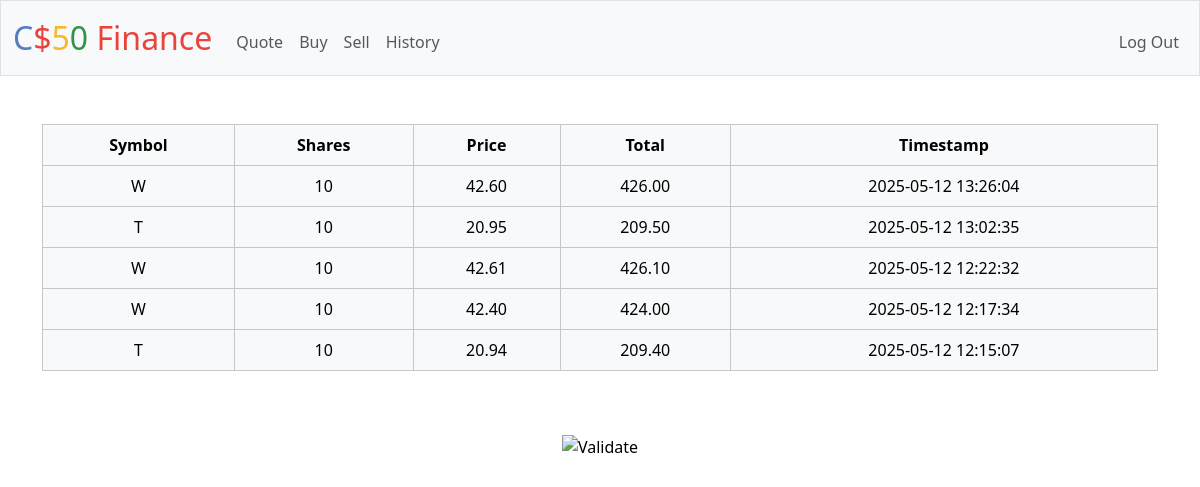
Screenshot of /history (signed in) with the database file from the repository.
### tables this page shows
CREATE TABLE transactions (id INTEGER PRIMARY KEY AUTOINCREMENT, user_id INTEGER NOT NULL, symbol TEXT NOT NULL, shares INTEGER NOT NULL,price NUMERIC NOT NULL, timestamp DATETIME DEFAULT CURRENT_TIMESTAMP, FOREIGN KEY (user_id) REFERENCES users(id));

### app.py (the view)
@app.route("/history")
@login_required
def history():
    history = db.execute(
        "SELECT * FROM transactions WHERE user_id = :user_id ORDER BY timestamp DESC", user_id=session["user_id"])
    return render_template("history.html", history=history)

### app.py (called while the page is built)
@app.after_request
def after_request(response):
    response.headers["Cache-Control"] = "no-cache, no-store, must-revalidate"
    response.headers["Expires"] = 0
    response.headers["Pragma"] = "no-cache"
    return response

### helpers.py (called while the page is built)
def login_required(f):
    @wraps(f)
    def decorated_function(*args, **kwargs):
        if session.get("user_id") is None:
            return redirect("/login")
        return f(*args, **kwargs)
    return decorated_function

### templates/history.html (shortened to what this page needs)
{% extends "layout.html" %}
{% block main %}
    <table class = "table table-bordered table-light">
        <thead>
            <tr>
                <th>Symbol</th>
                <th>Shares</th>
                <th>Price</th>
                <th>Total</th>
                <th>Timestamp</th>
            </tr>
        </thead>
        <tbody>
            {% for transaction in history %}
               <tr>
                  <td>{{transaction.symbol}}</td>
                  <td>{{transaction.shares}}</td>
                  <td>{{"%.2f"|format(transaction.price)}}</td>
                  <td>{{"%.2f"|format(transaction.shares * transaction.price)}}</td>
                  <td>{{transaction.timestamp}}</td>
                </tr>
            {% endfor %}
        </tbody>
    </table>
{% endblock %}

### rows the page displays
transactions: price "42.60", transaction.shares*transaction.price "426.00"
transactions: price "20.95", transaction.shares*transaction.price "209.50"
transactions: price "42.61", transaction.shares*transaction.price "426.10"
transactions: price "42.40", transaction.shares*transaction.price "424.00"
transactions: price "20.94", transaction.shares*transaction.price "209.40"
